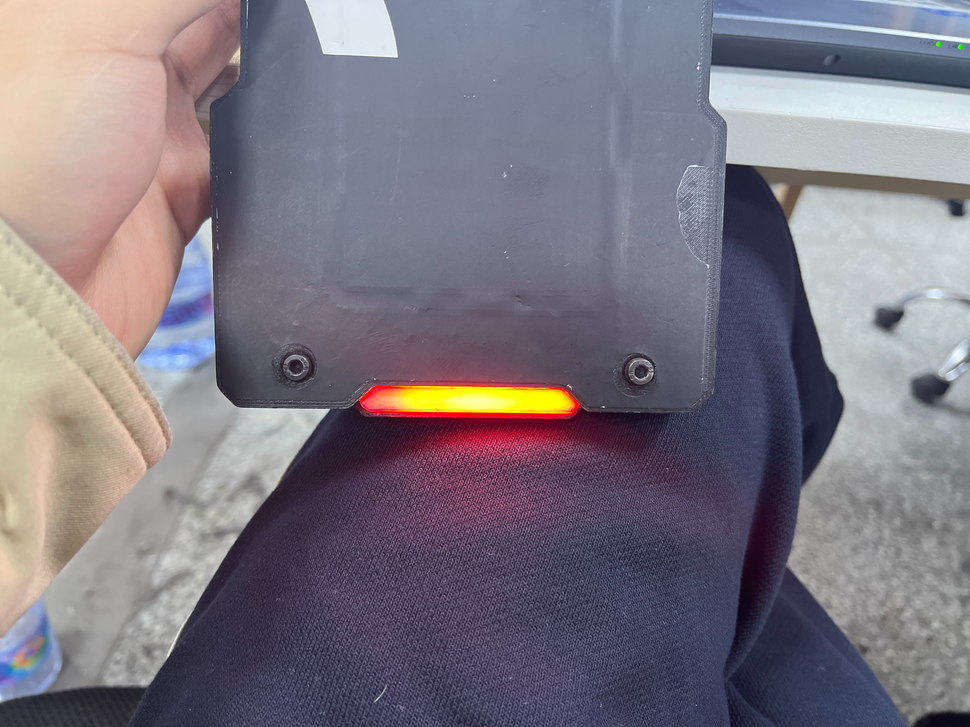
//> input picture img/单边红灯条.png, 970 x 727 px, shrunk from 4032 x 3024 before the run, given in place of the camera
$ ./main   (built with g++ and OpenCV 4)
//> lines starting //> are read from the running program, lines starting //| are printed output that depends on the picture; after the words box and inside, x2 and y2 are one past the last pixel; in counts of white or black regions, pixels touching at a corner belong together
//此代码将第四行red为检测蓝色装甲板 blue为检测红色装甲板
//思路：分离通道过滤留下对应颜色像素，然后合并，转灰度图像，并二值化，使用canny算法显示边缘，然后进行形态学操作使灯条完整显示，再绘制目标检测矩形，算出装甲板中心点
/*
推荐值(已经将推荐值改为默认值):
检测红色装甲板:
二值化阈值0 腐蚀次数0 膨胀次数2 红蓝差值100
检测蓝色装甲板:
二值化阈值0 腐蚀次数0 膨胀次数2 红蓝差值130
*/
#define red
#include <opencv2/opencv.hpp>
#include <string>
#include <iostream>
#include <vector>
using namespace cv;
using namespace std;
#ifdef red
int erzhihua_yuzhi=0;//二值化阈值
int pengzhang_cishu=2;//膨胀次数
int fushi_cishu=0;//腐蚀次数
int chazhi=100;//红蓝差值
int main(){
    VideoCapture video(0);//打开摄像头
    Mat Light_double; //创建保存图像的矩阵
    Mat Light_double_tongdao[3];//创建保存图像三通道的矩阵数组

    namedWindow("二值化");//创建二值化窗口
    namedWindow("形态学操作");//创建形态学窗口
    createTrackbar("二值化阈值","二值化",&erzhihua_yuzhi,255);//创建二值化阈值改变滑块
    createTrackbar("腐蚀次数","形态学操作",&fushi_cishu,15);//创建腐蚀次数改变滑块
    createTrackbar("膨胀次数","形态学操作",&pengzhang_cishu,15);//创建膨胀次数改变滑块
    createTrackbar("红蓝差值","二值化",&chazhi,255);//创建膨胀次数改变滑块

    Mat Light_double_erzhihua;//创建矩阵保存二值化后的图像
    Mat kernel=getStructuringElement(1, Size(3, 3));//生成膨胀腐蚀中的结构元素
    Mat Light_Canny;//创建矩阵保存边缘检测的图像
    Mat result;//创建矩阵保存最后显示追踪灯条的效果
    while(1){
        video>>Light_double;//摄像头图片输入到Light_double矩阵中，方便后续操作
//> Light_double is the input picture: 727 rows x 970 cols, CV_8UC3; mean B, G, R 129.9, 118.9, 124.8
        Light_double.copyTo(result);//深拷贝原图，用于最后检测显示
        imshow("原图",Light_double);//显示原图
        split(Light_double,Light_double_tongdao);//分离图像的BGR三通道
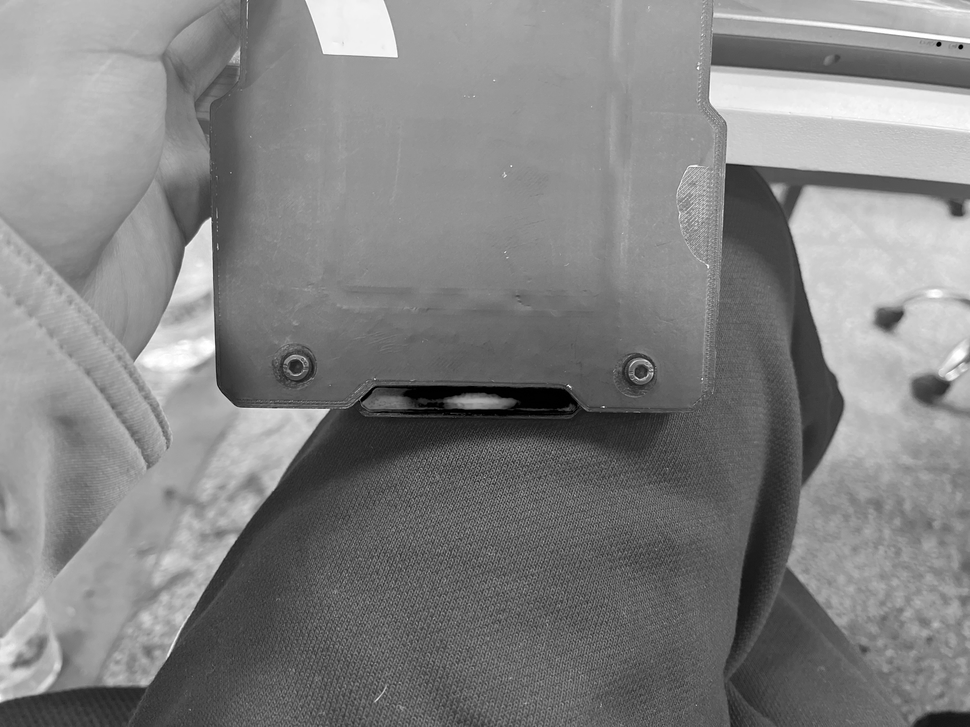
//> Light_double_tongdao[0]: 727 rows x 970 cols, CV_8UC1; min 0, max 255, mean 129.9
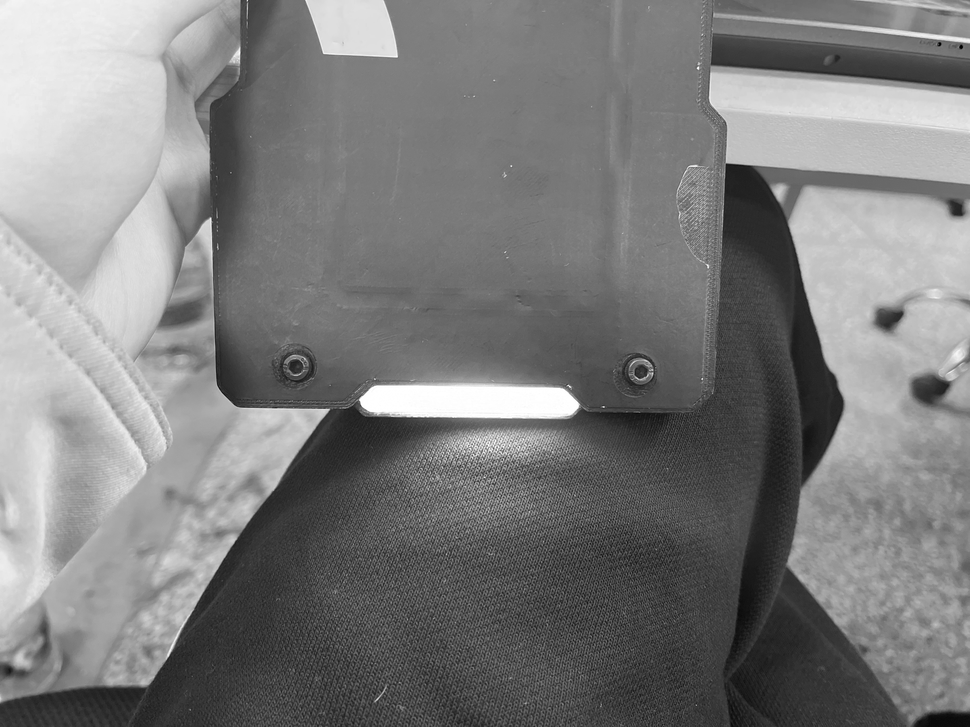
//> Light_double_tongdao[2]: 727 rows x 970 cols, CV_8UC1; min 0, max 255, mean 124.8

        //遍历图像所有像素值,当图像红蓝差值小于设定时，保留像素值，否则设为0改成黑色
        for(int i=0;i<Light_double.rows;i++){
            for(int j=0;j<Light_double.cols;j++){
                if(Light_double_tongdao[2].at<uchar>(i,j)-Light_double_tongdao[0].at<uchar>(i,j)<chazhi){
                    Light_double_tongdao[0].at<uchar>(i,j)=0;
                    Light_double_tongdao[1].at<uchar>(i,j)=0;
                    Light_double_tongdao[2].at<uchar>(i,j)=0;
                }
            }
        }

        merge(Light_double_tongdao,3,Light_double);//合并图像BGR三通道
        imshow("保留红色像素",Light_double);//显示只留红色像素的图片

        GaussianBlur(Light_double, Light_double, Size(9, 9), 10, 20);//高斯滤波，过滤小噪点
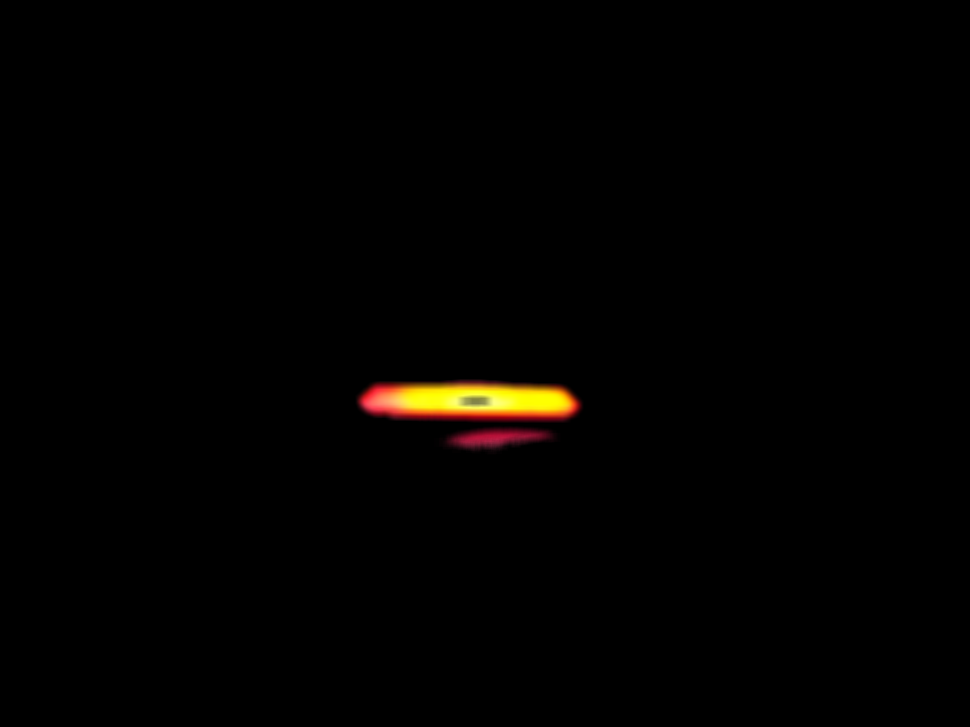
//> Light_double: 727 rows x 970 cols, CV_8UC3; mean B, G, R 0.4, 1.6, 2.6

        cvtColor(Light_double,Light_double,COLOR_BGR2GRAY);//图像由BGR图像转为灰度图像
//> Light_double: 727 rows x 970 cols, CV_8UC1
        imshow("灰度图",Light_double);//显示灰度图

        threshold(Light_double,Light_double_erzhihua,erzhihua_yuzhi,255,THRESH_BINARY);//将图像二值化
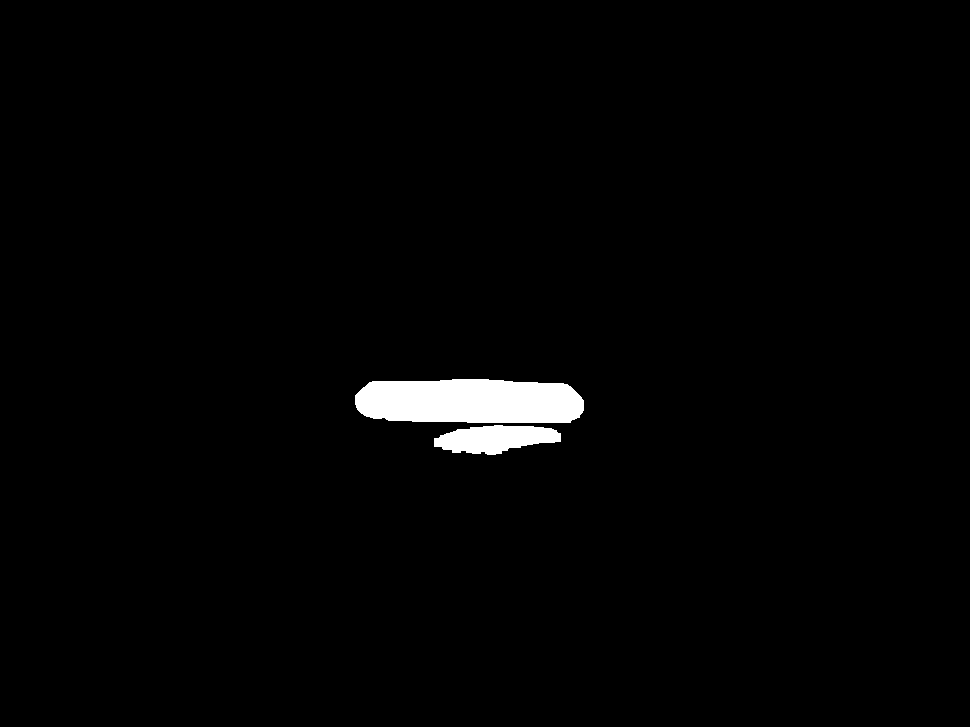
//> Light_double_erzhihua: 727 rows x 970 cols, CV_8UC1; 1.6% white; 2 white regions, box (x1, y1, x2, y2) and area: (355, 379, 584, 423) 8950, (434, 425, 561, 455) 2623
        imshow("二值化",Light_double_erzhihua);//显示二值化的图像

        Canny(Light_double_erzhihua,Light_Canny,100,300,3);//边缘检测图像
//> Light_Canny: 727 rows x 970 cols, CV_8UC1; 0.11% white in thin lines or dots, all inside (x1, y1, x2, y2) = (354, 378, 584, 455)
        imshow("边缘检测",Light_Canny);//显示二值化的图像

        erode(Light_Canny,Light_Canny,kernel,Point(-1,-1),fushi_cishu);//图像腐蚀操作
        dilate(Light_Canny,Light_Canny,kernel,Point(-1,-1),pengzhang_cishu);//图像膨胀操作
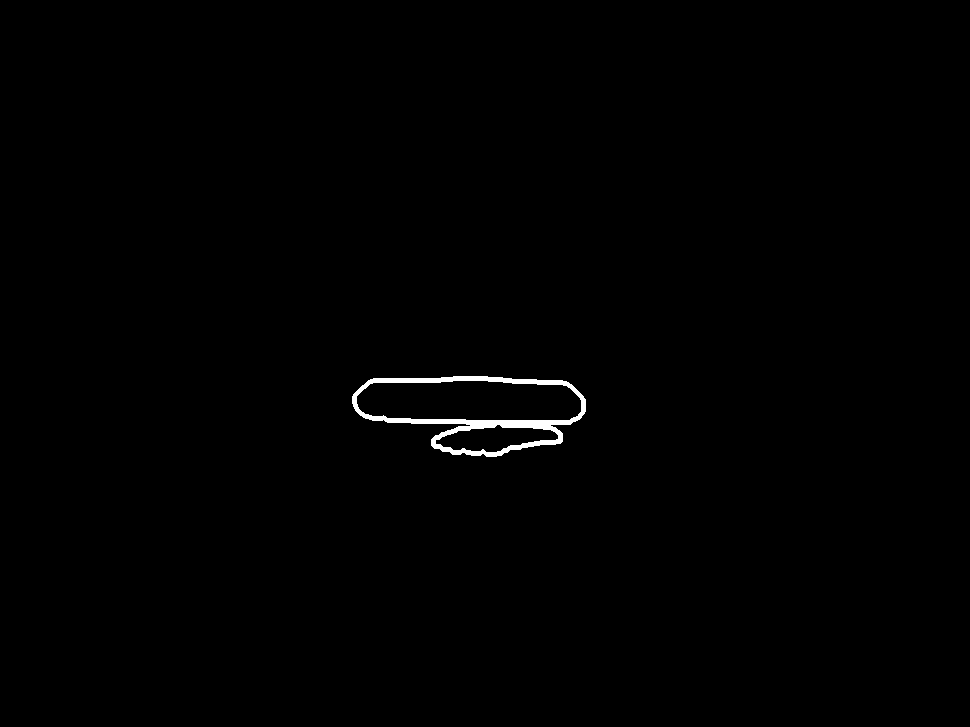
//> Light_Canny: 727 rows x 970 cols, CV_8UC1; 0.52% white; 1 white region
        imshow("形态学操作",Light_Canny);//显示形态学操作后的图像

        vector<vector<Point>> contours;//创建vector<vector<Point>>型变量保存目标检测轮廓
        findContours(Light_Canny, contours, 0, 2, Point());//检测目标轮廓
//> contours = 1 contour; box (x1, y1, x2, y2) and area: (352, 376, 586, 457) 13062
        Point2f cpt;//第一个矩形的中心点
        Point2f cpt1;//第二个矩形的中心点

        //画出包裹灯条的最小矩形，下面的if...else...判断用于检测没有相应颜色灯条时直接显示结果，从而防止程序卡住
        if(contours.size()!=0){
            for(int n=0;n<contours.size();n++){
                    RotatedRect rrect = minAreaRect(contours[n]);//创建RotatedRect变量保存矩形信息
                    Point2f points[4];//创建Point2f变量保存包裹灯条最小矩阵的四个角的坐标
                    cpt1=cpt;//cpt1保存上一个cpt矩形
                    rrect.points(points); //读取最小外接矩形的 4 个顶点
                    cpt = rrect.center; //最小外接矩形的中心

                    // 绘制矩形与装甲板中心位置
                    for (int i = 0; i < 4; i++)
                    {
                        if (i == 3){
                            line(result,points[i],points[0],Scalar(0,0,255),2,8);
                            break;
                            }//最后一个点连接开始的点，从而形成封闭矩形

                        line(result,points[i],points[i+1],Scalar(0,0,255),2,8);//描矩形四角的点连线画矩形

                       //去除第一次算出的装甲板中心点，因为此处原理是用上一次第一个矩形的点cpt1加这次第二个矩形的点cpt求平均值得出装甲板
                       //中心坐标，第一次算的时候，cpt1值为0，导致第一次算不准，所以去掉
                        if(cpt1.x!=0&&cpt1.y!=0){
                        circle(result,Point2f((cpt.x+cpt1.x)/2,(cpt.y+cpt1.y)/2),6,Scalar(0,0,255),-1);}
                    }
                    imshow("结果",result);//显示最后检测结果
                }
//> this loop made 1 pass
//> rrect on pass 1: centre (468.5, 416), size (80, 233), angle -90
//> pass 1, `imshow("结果",result);`:
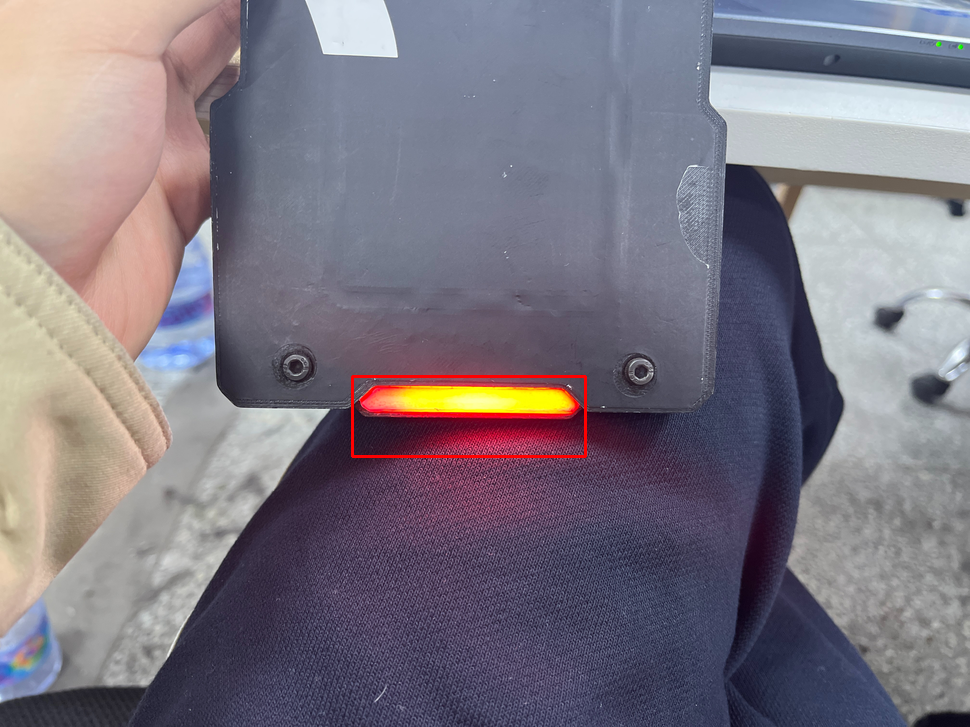
//> window '结果': 727 rows x 970 cols, CV_8UC3; mean B, G, R 129.7, 118.8, 125.2
        }else {imshow("结果",result);}//没有对应颜色的灯条时直接显示原图像，防止程序堵塞

        if(waitKey(10)=='q'){
//> the 'q' key is pressed
            destroyAllWindows();
            return 0;
//> (the program exits here)

$ run again, on img/红灯条1.png
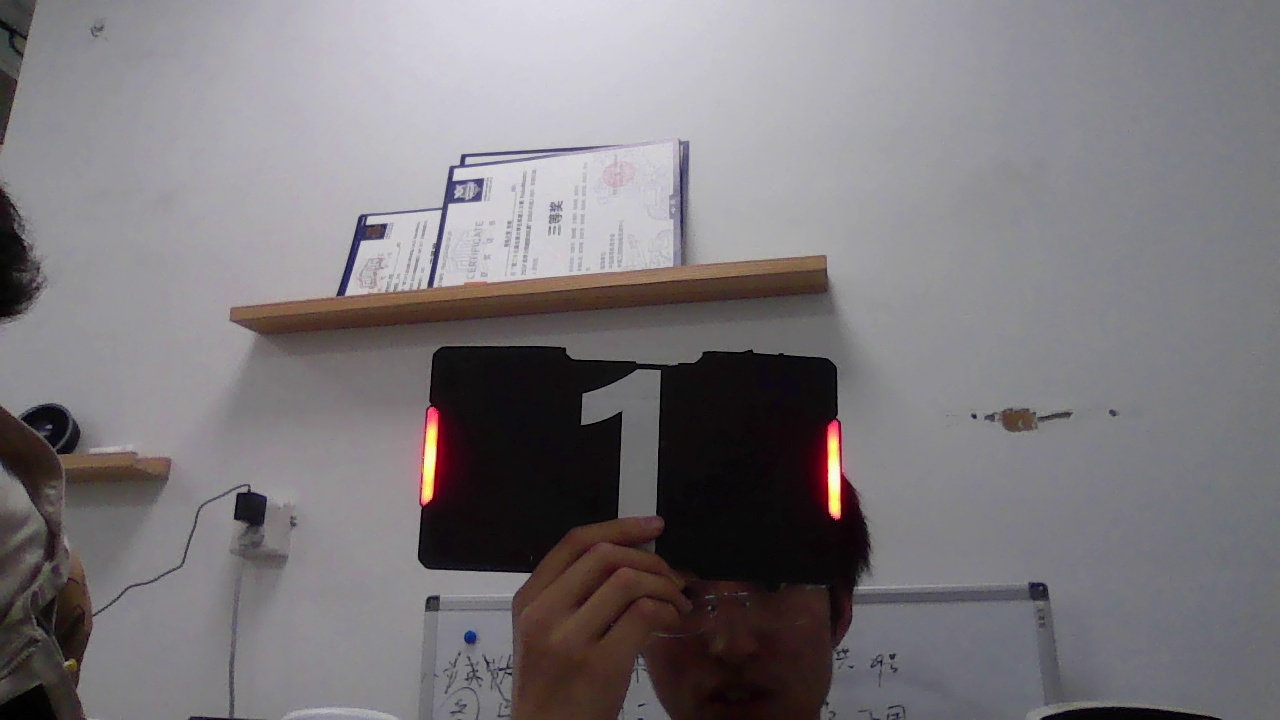
//> input picture img/红灯条1.png, 1280 x 720 px, given in place of the camera
//> Light_double is the input picture: 720 rows x 1280 cols, CV_8UC3; mean B, G, R 123.9, 120.3, 124.3
//> Light_double_erzhihua: 720 rows x 1280 cols, CV_8UC1; 0.48% white; 2 white regions, box (x1, y1, x2, y2) and area: (417, 404, 446, 508) 2303, (818, 418, 846, 523) 2091
//> `dilate(Light_Canny,Light_Canny,kernel,Point(-1,-1),pengzhang_cishu);`:
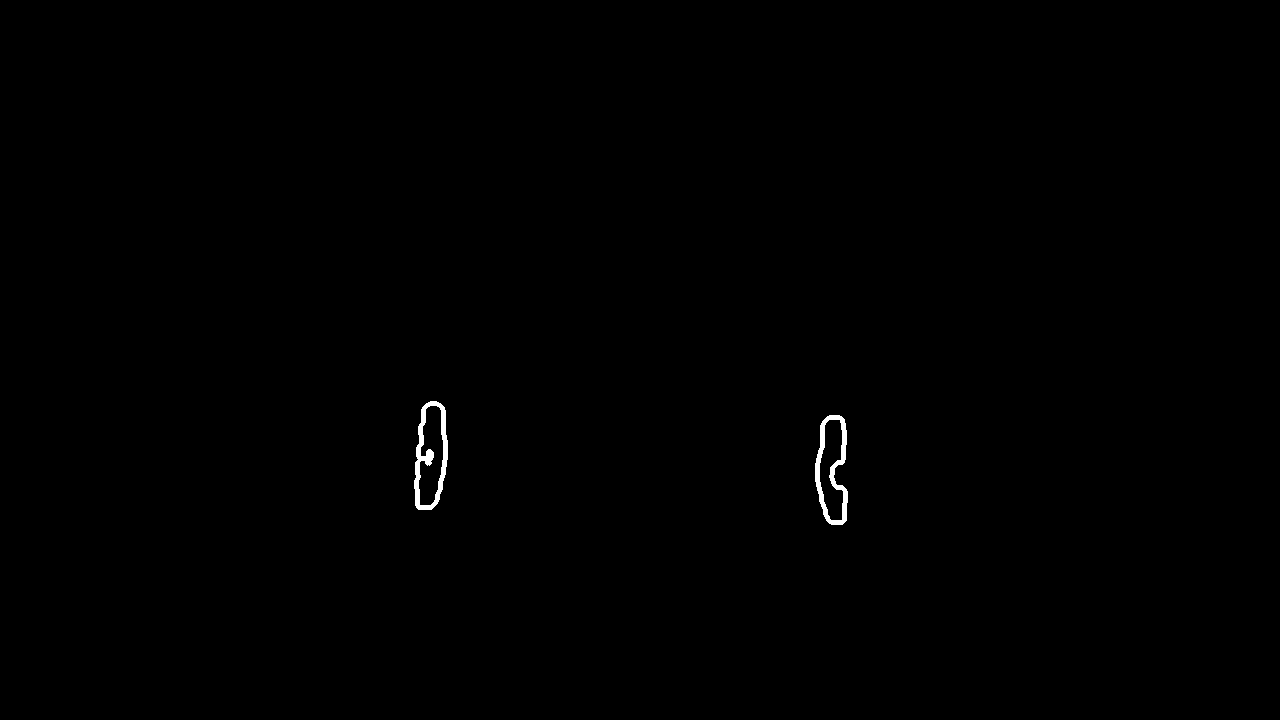
//> Light_Canny: 720 rows x 1280 cols, CV_8UC1; 0.27% white; 2 white regions
//> contours = 2 contours; box (x1, y1, x2, y2) and area: (414, 401, 448, 510) 2820, (815, 415, 848, 525) 2594
//> the loop `for(int n=0;n<contours.size();n++)` made 2 passes
//> rrect on pass 1: centre (830.7, 469.6), size (31.8, 109.2), angle -0.9
//> pass 2, `imshow("结果",result);`:
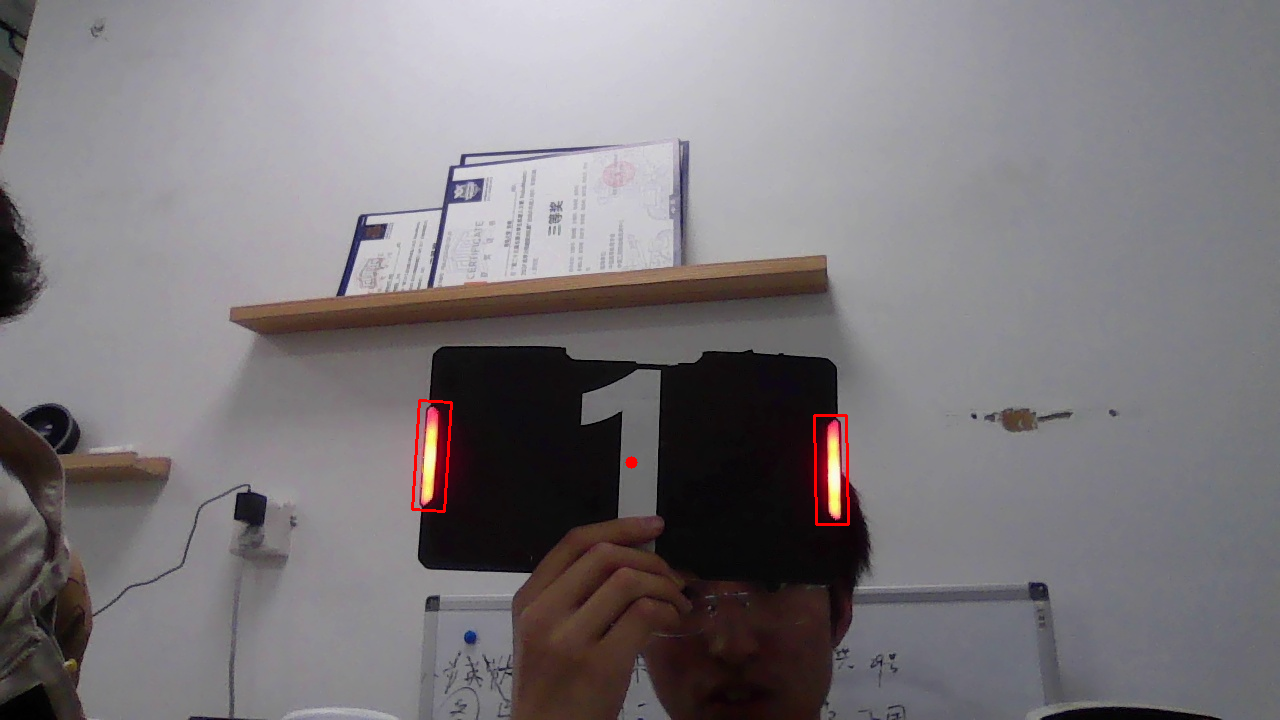
//> window '结果': 720 rows x 1280 cols, CV_8UC3; mean B, G, R 123.8, 120.2, 124.7
